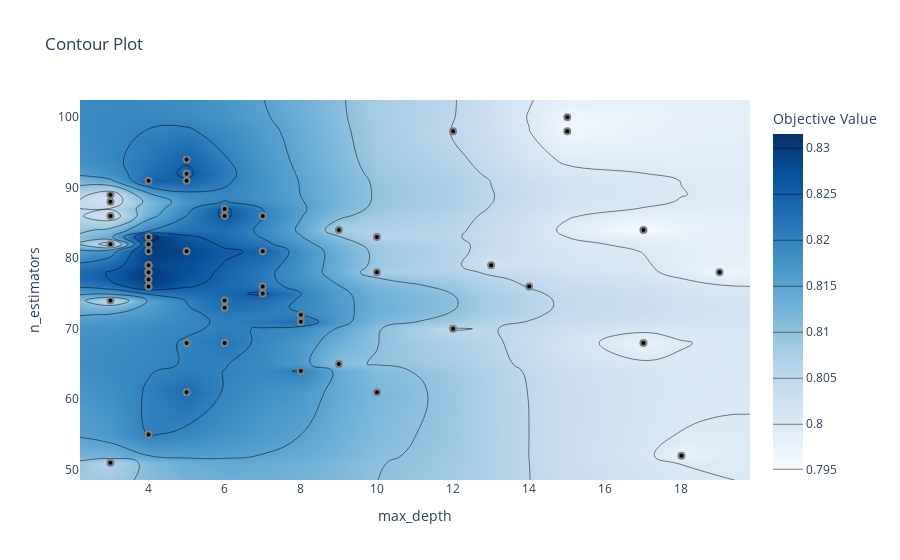

Source (notebook cell):
### Code cell
plot_contour(study).show()

### Figure 1 — Plotly figure (JSON) as saved in the notebook; plotly's stock layout.template omitted (floating-point values rounded to 4 significant figures; data arrays with more than 128 entries replaced by an {"elided": "..."} marker saying what was removed)
{"data": [{"colorbar": {"title": {"text": "Objective Value"}}, "colorscale": [[0, "rgb(247,251,255)"], [0.125, "rgb(222,235,247)"], [0.25, "rgb(198,219,239)"], [0.375, "rgb(158,202,225)"], [0.5, "rgb(107,174,214)"], [0.625, "rgb(66,146,198)"], [0.75, "rgb(33,113,181)"], [0.875, "rgb(8,81,156)"], [1, "rgb(8,48,107)"]], "connectgaps": true, "contours": {"coloring": "heatmap"}, "hoverinfo": "none", "line": {"smoothing": 1.3}, "reversescale": false, "type": "contour", "x": [2.2, 3, 4, 5, 6, 7, 8, 9, 10, 12, 13, 14, 15, 17, 18, 19, 19.8], "y": [48.55, 51, 52, 55, 61, 64, 65, 68, 70, 71, 72, 73, 74, 75, 76, 77, 78, 79, 81, 82, 83, 84, 86, 87, 88, 89, 91, 92, 94, 98, 100, 102.5], "z": {"elided": "32x17 float values"}}, {"marker": {"color": "black", "line": {"color": "Gray", "width": 2}}, "mode": "markers", "name": "Feasible Trial", "showlegend": false, "type": "scatter", "x": [7, 12, 17, 15, 5, 18, 10, 9, 10, 15, 3, 5, 3, 6, 6, 7, 5, 13, 8, 4, 3, 5, 5, 4, 8, 4, 4, 3, 7, 7, 10, 4, 4, 4, 6, 4, 12, 14, 19, 8, 17, 4, 6, 4, 3, 5, 4, 6, 9, 3], "y": [76, 98, 68, 98, 61, 52, 78, 65, 61, 100, 51, 81, 86, 86, 87, 86, 91, 79, 71, 81, 82, 92, 94, 91, 72, 83, 82, 74, 81, 75, 83, 78, 77, 78, 68, 76, 70, 76, 78, 64, 84, 79, 74, 79, 88, 68, 55, 73, 84, 89]}, {"marker": {"color": "#cccccc", "line": {"color": "Gray", "width": 2}}, "mode": "markers", "name": "Infeasible Trial", "showlegend": false, "type": "scatter", "x": [], "y": []}], "layout": {"title": {"text": "Contour Plot"}, "xaxis": {"range": [2.2, 19.8], "title": {"text": "max_depth"}}, "yaxis": {"range": [48.55, 102.5], "title": {"text": "n_estimators"}}}}
